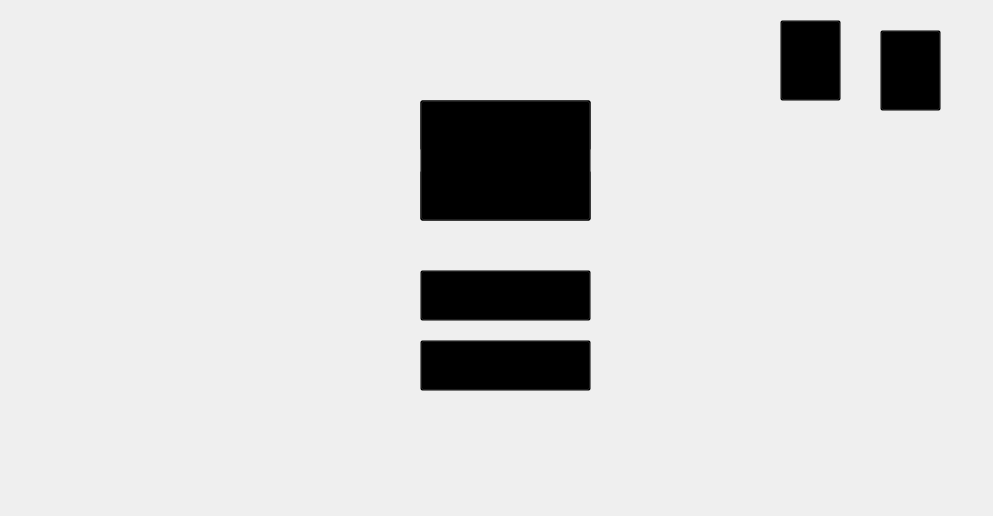
<?xml version="1.0" encoding="UTF-8"?>
<ui version="4.0">
 <class>Form</class>
 <widget class="QWidget" name="Form">
  <property name="geometry">
   <rect>
    <x>0</x>
    <y>0</y>
    <width>993</width>
    <height>516</height>
   </rect>
  </property>
  <property name="minimumSize">
   <size>
    <width>993</width>
    <height>516</height>
   </size>
  </property>
  <property name="maximumSize">
   <size>
    <width>993</width>
    <height>516</height>
   </size>
  </property>
  <property name="windowTitle">
   <string>Form</string>
  </property>
  <property name="styleSheet">
   <string notr="true">QWidget#Form{
border-image: url(:/login/images/room.png);
}</string>
  </property>
  <widget class="QPushButton" name="pushButton">
   <property name="geometry">
    <rect>
     <x>420</x>
     <y>100</y>
     <width>171</width>
     <height>51</height>
    </rect>
   </property>
   <property name="styleSheet">
    <string notr="true">background-color:transparent;</string>
   </property>
   <property name="text">
    <string/>
   </property>
  </widget>
  <widget class="QPushButton" name="pushButton_2">
   <property name="geometry">
    <rect>
     <x>420</x>
     <y>170</y>
     <width>171</width>
     <height>51</height>
    </rect>
   </property>
   <property name="styleSheet">
    <string notr="true">background-color:transparent;</string>
   </property>
   <property name="text">
    <string/>
   </property>
  </widget>
  <widget class="QPushButton" name="pushButton_3">
   <property name="geometry">
    <rect>
     <x>420</x>
     <y>270</y>
     <width>171</width>
     <height>51</height>
    </rect>
   </property>
   <property name="styleSheet">
    <string notr="true">background-color:transparent;</string>
   </property>
   <property name="text">
    <string/>
   </property>
  </widget>
  <widget class="QPushButton" name="pushButton_4">
   <property name="geometry">
    <rect>
     <x>420</x>
     <y>340</y>
     <width>171</width>
     <height>51</height>
    </rect>
   </property>
   <property name="styleSheet">
    <string notr="true">background-color:transparent;</string>
   </property>
   <property name="text">
    <string/>
   </property>
  </widget>
  <widget class="QPushButton" name="pushButton_5">
   <property name="geometry">
    <rect>
     <x>780</x>
     <y>20</y>
     <width>61</width>
     <height>81</height>
    </rect>
   </property>
   <property name="styleSheet">
    <string notr="true">background-color:transparent;</string>
   </property>
   <property name="text">
    <string/>
   </property>
  </widget>
  <widget class="QPushButton" name="pushButton_6">
   <property name="geometry">
    <rect>
     <x>880</x>
     <y>30</y>
     <width>61</width>
     <height>81</height>
    </rect>
   </property>
   <property name="styleSheet">
    <string notr="true">background-color:transparent;</string>
   </property>
   <property name="text">
    <string/>
   </property>
  </widget>
  <widget class="QPushButton" name="pushButton_7">
   <property name="geometry">
    <rect>
     <x>420</x>
     <y>100</y>
     <width>171</width>
     <height>121</height>
    </rect>
   </property>
   <property name="styleSheet">
    <string notr="true">background-color: transparent;</string>
   </property>
   <property name="text">
    <string/>
   </property>
  </widget>
 </widget>
 <resources>
  <include location="images.qrc"/>
 </resources>
 <connections>
  <connection>
   <sender>pushButton_6</sender>
   <signal>clicked()</signal>
   <receiver>Form</receiver>
   <slot>room_exit()</slot>
   <hints>
    <hint type="sourcelabel">
     <x>913</x>
     <y>107</y>
    </hint>
    <hint type="destinationlabel">
     <x>1014</x>
     <y>168</y>
    </hint>
   </hints>
  </connection>
  <connection>
   <sender>pushButton_3</sender>
   <signal>clicked()</signal>
   <receiver>Form</receiver>
   <slot>history()</slot>
   <hints>
    <hint type="sourcelabel">
     <x>588</x>
     <y>291</y>
    </hint>
    <hint type="destinationlabel">
     <x>1037</x>
     <y>291</y>
    </hint>
   </hints>
  </connection>
  <connection>
   <sender>pushButton_4</sender>
   <signal>clicked()</signal>
   <receiver>Form</receiver>
   <slot>rank()</slot>
   <hints>
    <hint type="sourcelabel">
     <x>532</x>
     <y>364</y>
    </hint>
    <hint type="destinationlabel">
     <x>1019</x>
     <y>366</y>
    </hint>
   </hints>
  </connection>
  <connection>
   <sender>pushButton_7</sender>
   <signal>clicked()</signal>
   <receiver>Form</receiver>
   <slot>game()</slot>
   <hints>
    <hint type="sourcelabel">
     <x>585</x>
     <y>159</y>
    </hint>
    <hint type="destinationlabel">
     <x>1104</x>
     <y>192</y>
    </hint>
   </hints>
  </connection>
 </connections>
 <slots>
  <slot>room_exit()</slot>
  <slot>history()</slot>
  <slot>rank()</slot>
  <slot>game()</slot>
 </slots>
</ui>
